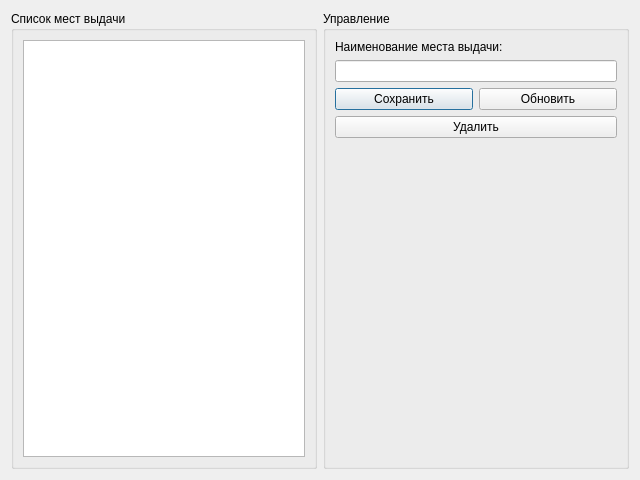
<?xml version="1.0" encoding="UTF-8"?>
<ui version="4.0">
 <class>DialogListPlace</class>
 <widget class="QDialog" name="DialogListPlace">
  <property name="geometry">
   <rect>
    <x>0</x>
    <y>0</y>
    <width>640</width>
    <height>480</height>
   </rect>
  </property>
  <property name="windowTitle">
   <string>Список мест выдачи</string>
  </property>
  <layout class="QGridLayout" name="gridLayout_3">
   <item row="0" column="0">
    <widget class="QGroupBox" name="groupBox">
     <property name="title">
      <string>Список мест выдачи</string>
     </property>
     <layout class="QGridLayout" name="gridLayout">
      <item row="0" column="0">
       <widget class="QListWidget" name="list_place_widget"/>
      </item>
     </layout>
    </widget>
   </item>
   <item row="0" column="1">
    <widget class="QGroupBox" name="groupBox_2">
     <property name="title">
      <string>Управление</string>
     </property>
     <property name="flat">
      <bool>false</bool>
     </property>
     <layout class="QGridLayout" name="gridLayout_2">
      <item row="0" column="0">
       <layout class="QVBoxLayout" name="verticalLayout_2">
        <item>
         <layout class="QVBoxLayout" name="verticalLayout_3">
          <item>
           <widget class="QLabel" name="label">
            <property name="text">
             <string>Наименование места выдачи:</string>
            </property>
           </widget>
          </item>
          <item>
           <widget class="QLineEdit" name="line_name_place">
            <property name="minimumSize">
             <size>
              <width>250</width>
              <height>0</height>
             </size>
            </property>
           </widget>
          </item>
         </layout>
        </item>
        <item>
         <layout class="QVBoxLayout" name="verticalLayout">
          <item>
           <layout class="QHBoxLayout" name="horizontalLayout">
            <item>
             <widget class="QPushButton" name="btn_save_place">
              <property name="text">
               <string>Сохранить</string>
              </property>
             </widget>
            </item>
            <item>
             <widget class="QPushButton" name="btn_update_place">
              <property name="text">
               <string>Обновить</string>
              </property>
             </widget>
            </item>
           </layout>
          </item>
          <item>
           <widget class="QPushButton" name="btn_delete_place">
            <property name="text">
             <string>Удалить</string>
            </property>
           </widget>
          </item>
          <item>
           <spacer name="verticalSpacer">
            <property name="orientation">
             <enum>Qt::Vertical</enum>
            </property>
            <property name="sizeHint" stdset="0">
             <size>
              <width>20</width>
              <height>40</height>
             </size>
            </property>
           </spacer>
          </item>
         </layout>
        </item>
       </layout>
      </item>
     </layout>
    </widget>
   </item>
  </layout>
 </widget>
 <resources/>
 <connections/>
</ui>
